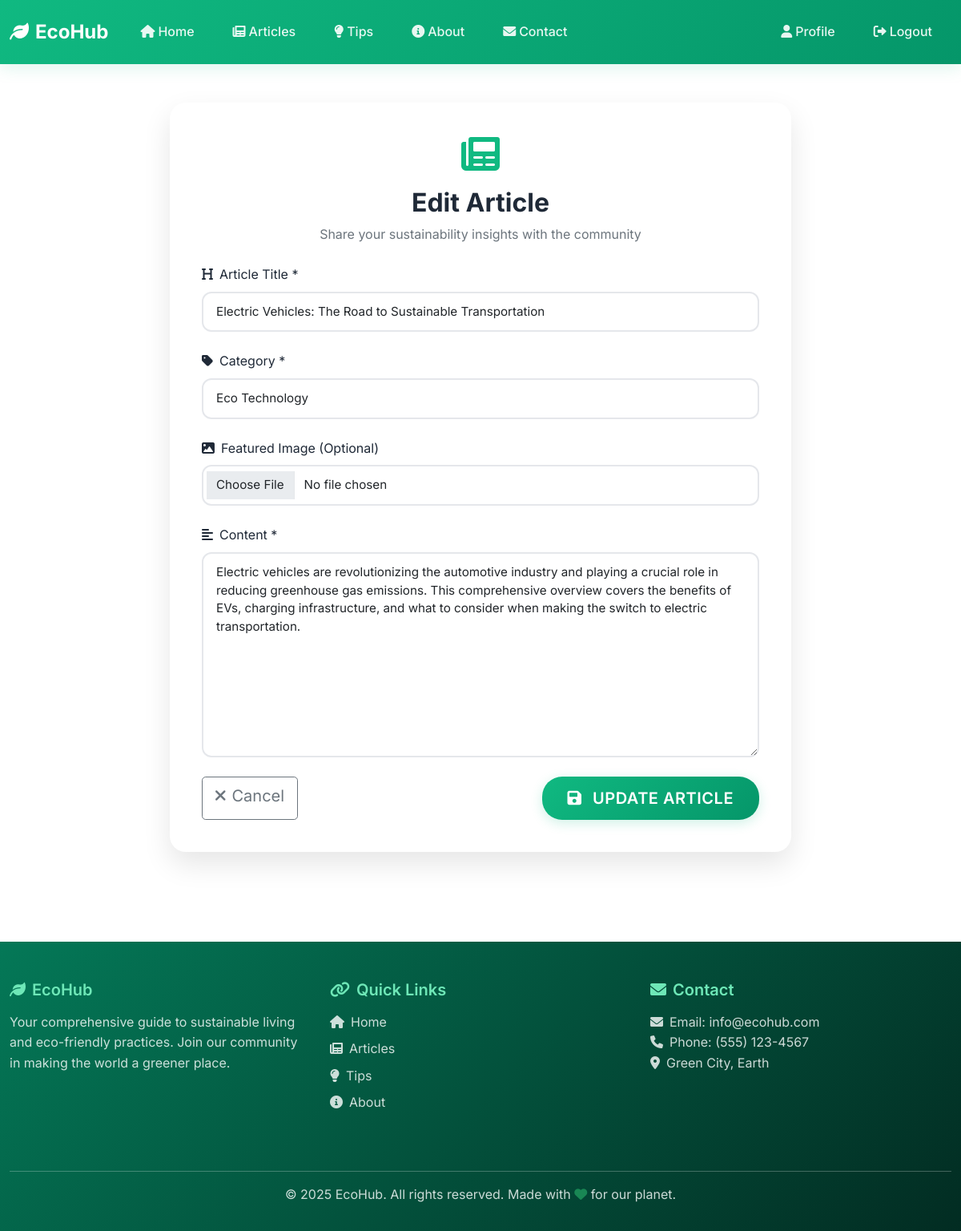
The app's page /articles/article/3/edit/ (signed in) with its own data.
### articles/models.py (models this page shows, shortened)
class Article(models.Model):
    CATEGORY_CHOICES = [
        ('energy', 'Renewable Energy'),
        ('lifestyle', 'Green Lifestyle'),
        ('tech', 'Eco Technology'),
        ('news', 'Sustainability News'),
    ]
    title = models.CharField(max_length=200)
    content = models.TextField()
    author = models.ForeignKey(User, on_delete=models.CASCADE)
    category = models.CharField(max_length=50, choices=CATEGORY_CHOICES)
    image = models.ImageField(upload_to='article_images/', blank=True, null=True)
    created_at = models.DateTimeField(auto_now_add=True)

### articles/views.py (the view, shortened to what this page needs)
# urls.py: path('article/<int:pk>/edit/', views.ArticleUpdateView.as_view(), name='article-update'),
class ArticleUpdateView(LoginRequiredMixin, UserPassesTestMixin, UpdateView):
    model = Article
    form_class = ArticleForm
    template_name = 'articles/article_form.html'
    def test_func(self):
        article = self.get_object()
        return self.request.user == article.author

### articles/forms.py
class ArticleForm(forms.ModelForm):
    class Meta:
        model = Article
        fields = ['title', 'content', 'category', 'image']
        widgets = {
            'title': forms.TextInput(attrs={
                'class': 'form-control',
                'placeholder': 'Enter article title...'
            }),
            'content': forms.Textarea(attrs={
                'class': 'form-control',
                'rows': 10,
                'placeholder': 'Write your article content...'
            }),
            'category': forms.Select(attrs={
                'class': 'form-control'
            }),
            'image': forms.FileInput(attrs={
                'class': 'form-control'
            }),
        }

### articles/templates/articles/article_form.html (shortened to what this page needs)
{% extends 'base.html' %}
{% block content %}
<div class="article-form-section py-5">
    <div class="container">
        <div class="row justify-content-center">
            <div class="col-lg-8">
                <div class="form-card"
                    style="background: white; border-radius: 20px; padding: 2.5rem; box-shadow: 0 15px 35px rgba(0, 0, 0, 0.1);">
                    <div class="text-center mb-4">
                        <div class="form-icon mb-3">
                            <i class="fas fa-newspaper fa-3x text-primary-green"></i>
                        </div>
                        <h2 class="fw-bold mb-2" style="color: var(--text-dark);">
                            {% if object %}Edit Article{% else %}Create New Article{% endif %}
                        </h2>
                        <p class="text-muted">Share your sustainability insights with the community</p>
                    </div>
                    <form method="post" enctype="multipart/form-data">
                        <div class="mb-4">
                            <label class="form-label fw-semibold" style="color: var(--text-dark);">
                                <i class="fas fa-heading me-2"></i>Article Title *
                            </label>
                            {{ form.title }}
                        </div>
                        <div class="mb-4">
                            <label class="form-label fw-semibold" style="color: var(--text-dark);">
                                <i class="fas fa-tag me-2"></i>Category *
                            </label>
                            {{ form.category }}
                        </div>
                        <div class="mb-4">
                            <label class="form-label fw-semibold" style="color: var(--text-dark);">
                                <i class="fas fa-image me-2"></i>Featured Image (Optional)
                            </label>
                            {{ form.image }}
                        </div>
                        <div class="mb-4">
                            <label class="form-label fw-semibold" style="color: var(--text-dark);">
                                <i class="fas fa-align-left me-2"></i>Content *
                            </label>
                            {{ form.content }}
                        </div>
                        <div class="form-actions d-flex justify-content-between">
                            <a href="{% url 'article-list' %}" class="btn btn-outline-secondary btn-lg">
                                <i class="fas fa-times me-2"></i>Cancel
                            </a>
                            <button type="submit" class="btn btn-success btn-lg">
                                <i class="fas fa-save me-2"></i>
                                {% if object %}Update Article{% else %}Publish Article{% endif %}
                            </button>
                        </div>
                    </form>
                </div>
            </div>
        </div>
    </div>
</div>
{% endblock %}

### templates/base.html (style rules this page uses)
:root { --primary-green: #2e7d32; --light-green: #4caf50; --dark-green: #1b5e20; --accent-green: #81c784; --bg-light: #f1f8e9; --text-dark: #2e2e2e; --text-light: #5e5e5e; }
body { font-family: 'Segoe UI', Tahoma, Geneva, Verdana, sans-serif; background-color: #f8f9fa; }
.text-primary-green { color: var(--primary-green) !important; }
:root { --primary-green: #10b981; --secondary-green: #059669; --light-green: #d1fae5; --dark-green: #047857; --accent-green: #6ee7b7; --text-dark: #1f2937; --text-light: #6b7280; --bg-light: #f9fafb; --border-color: #e5e7eb; }
* { margin: 0; padding: 0; box-sizing: border-box; }
body { font-family: 'Inter', -apple-system, BlinkMacSystemFont, 'Segoe UI', sans-serif; line-height: 1.6; color: var(--text-dark); background-color: #fff; }
.btn-success { background: linear-gradient(135deg, var(--primary-green) 0%, var(--secondary-green) 100%); border: none; border-radius: 25px; padding: 0.75rem 2rem; font-weight: 600; text-transform: uppercase; letter-spacing: 0.5px; transition: all 0.3s ease; box-shadow: 0 4px 15px rgba(16, 185, 129, 0.2); }
.form-control, .form-select { border: 2px solid var(--border-color); border-radius: 10px; padding: 0.75rem 1rem; font-size: 0.95rem; transition: all 0.3s ease; }
.container { max-width: 1200px; }

### articles/templates/articles/article_form.html (style rules this page uses)
.form-card { animation: fadeInUp 0.8s ease-out; }
.form-control, .form-select { border-radius: 12px; padding: 0.75rem 1rem; border: 2px solid var(--border-color); transition: all 0.3s ease; }
textarea.form-control { min-height: 200px; resize: vertical; }

### records on screen
Article: title "Electric Vehicles: The Road to Sustainable Transportation", category "Eco Technology", content "Electric vehicles are revolutionizing the automotive industry and playing a crucial role in reducing greenhouse gas emissions. This comprehensive overview covers the benefits of EVs, charging infrastructure, and what to consider when making the switch to electric transportation."
